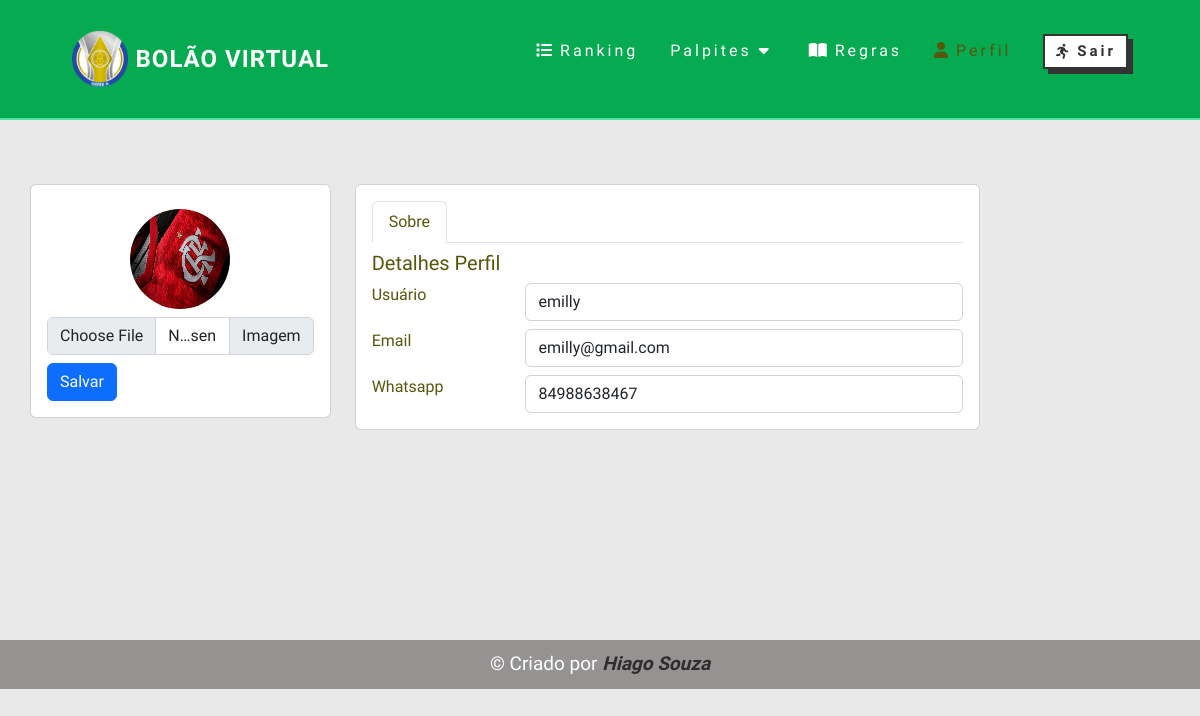
The page /perfil (signed in) on the database its author committed.
### bolao/models.py (models this page shows, shortened)
class Usuario(models.Model):
    nome = models.CharField(max_length=200, null=True, blank=True)
    usuario = models.OneToOneField(User, null=True, blank=True, on_delete=models.CASCADE)
    email = models.CharField(max_length=200, null=True, blank=True, unique=True)
    whatsapp = models.CharField(max_length=200, null=True, blank=True, unique=True)
    pagamento = models.BooleanField(default=False)
    imagem = models.ImageField(upload_to='imagens', default='imagens/perfil-null.png')
    avatar = models.ImageField(upload_to='thumb_img', default='imagens/perfil-null.png')

### bolao/views.py (the view, shortened to what this page needs)
# urls.py: path('perfil', perfil, name='perfil'),
def perfil(request):
    user = request.user
    usuarios = Usuario.objects.filter(usuario=user)
    context = {"usuarios":usuarios}
    return render(request, 'perfil.html', context)

### bolao/templates/perfil.html (shortened to what this page needs)
{% extends 'auxiliar/base.html' %} {% load static %} {% block title %} Bolão | Perfil {% endblock%} {% block body %}
<section class="regras" style="z-index: -1;">
    <section class="section profile col-xl-10">
        <div class="row">
            <div class="col-xl-4">
                {% for usuario in usuarios %}
                <div class="card">
                    <form method="POST" action="{% url 'perfil' %}" enctype='multipart/form-data'>
                        <div class="card-body profile-card pt-4 d-flex flex-column align-items-center">
                            <img src="{{ usuario.imagem.url }}" alt="{{ usuario.nome}}" class="rounded-circle"
                                width="100" height="100" id="image-preview" />
                            <div class="input-group mt-2">
                                <input type="file" class="form-control" name="img" id="inputGroupFile02">
                                <label class="input-group-text" for="inputGroupFile02">Imagem</label>
                            </div>
                            <div class="col-12 mt-2">
                                <button class="btn btn-primary" type="submit">
                                    Salvar
                                </button>
                            </div>
                        </div>
                    </form>
                </div>
            </div>
            <div class="col-xl-8">
                <div class="card">
                    <div class="card-body pt-3">
                        <ul class="nav nav-tabs nav-tabs-bordered">
                            <li class="nav-item">
                                <button class="nav-link active" data-bs-toggle="tab" data-bs-target="#profile-overview">
                                    Sobre
                                </button>
                            </li>
                        </ul>
                        <div class="tab-content pt-2">
                            <div class="tab-pane fade show active profile-overview" id="profile-overview">
                                <h5 class="card-title">Detalhes Perfil</h5>
                                <div class="row mt-2">
                                    <div class="col-lg-3 col-md-4 label">Usuário</div>
                                    <div class="col-lg-9 col-md-8">
                                        <div class="form-control" type="text" name="usuario" id="nome"
                                            style="cursor: not-allowed;">{{ usuario.usuario }}</div>
                                    </div>
                                </div>
                                <div class="row mt-2">
                                    <div class="col-lg-3 col-md-4 label">Email</div>
                                    <div class="col-lg-9 col-md-8">
                                        <div class="form-control" type="text" name="email" id="email"
                                            style="cursor: not-allowed;">{{ usuario.email}}</div>
                                    </div>
                                </div>
                                <div class="row mt-2">
                                    <div class="col-lg-3 col-md-4 label">Whatsapp</div>
                                    <div class="col-lg-9 col-md-8">
                                        <div class="form-control" type="text" name="whatsapp" id="whatsapp"
                                            style="cursor: not-allowed;">{{ usuario.whatsapp}}
                                        </div>
                                    </div>
                                </div>
                            </div>
                            {% endfor %}
                        </div>
                    </div>
                </div>
            </div>
        </div>
    </section>
</section>
{% endblock %}

### static/css/style.css (style rules this page uses)
* { margin: 0; padding: 0; box-sizing: border-box; font-family: "Afacad Flux", sans-serif; text-decoration: none; }
body, html { background: #e9e9e9; }
.active { color: rgb(87, 87, 13) !important; }
form { display: flex; flex-wrap: wrap; justify-content: center; width: 100%; gap: 42px; flex-direction: row; }
.regras { width: 95%; display: flex; flex-wrap: wrap; gap: 10px; margin: 160px auto 210px auto; }

### rows shown on the page
Usuario: imagem (picture), usuario "emilly", email "emilly@gmail.com", whatsapp "84988638467"
